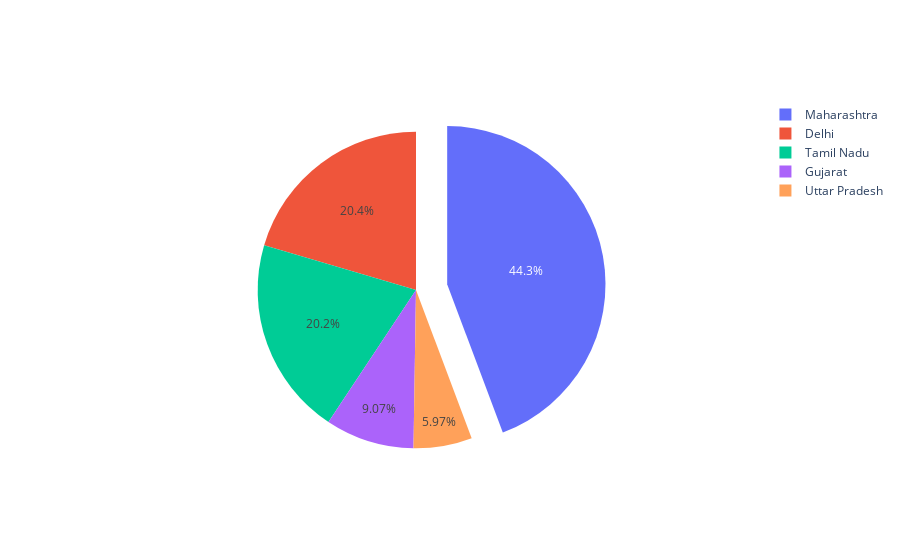

This figure's notebook cell:
### Code cell
labels = df1['Name of State / UT']
values = df1['Total Confirmed cases']

# pull is given as a fraction of the pie radius
fig = go.Figure(data=[go.Pie(labels=labels, values=values, pull=[0.2, 0, 0, 0])])
fig.show()

### Figure 1 — Plotly figure (JSON) as saved in the notebook; plotly's stock layout.template omitted (floating-point values rounded to 4 significant figures)
{"data": [{"labels": ["Maharashtra", "Delhi", "Tamil Nadu", "Gujarat", "Uttar Pradesh"], "pull": [0.2, 0, 0, 0], "type": "pie", "values": [135796, 62655, 62087, 27825, 18322]}], "layout": {}}
